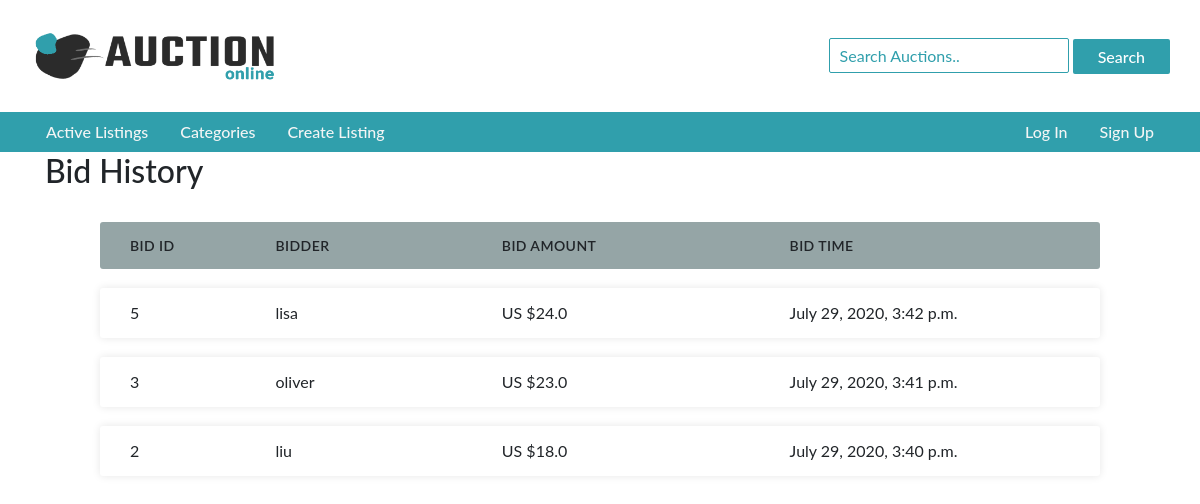
Page /listing/22/bids on the committed database.
### auctions/models.py (models this page shows, shortened)
class UserBid(models.Model):
    bidder = models.ForeignKey(User, on_delete=models.CASCADE, related_name="user_bid")
    listing = models.ManyToManyField(Listing, related_name="bids")
    bid = models.FloatField()
    time = models.DateTimeField(datetime.now)

class User(AbstractUser):
    watchlist = models.ManyToManyField(Listing, blank=True, related_name="watchers")
    listing = models.ManyToManyField(Listing, blank=True, related_name="creater")
    bought_items = models.ManyToManyField(Listing, blank=True, related_name="buyer")
    def __str__(self):
        return f"{self.username}"

### auctions/views.py (the view)
# urls.py: path("listing/<int:id>/bids", views.bids, name="bids"),
def bids(request, id):
    list_item = Listing.objects.get(id=id)
    bids = UserBid.objects.filter(listing=list_item).all().order_by('-id')
    creater = list_item.creater.get()
    if request.user == creater:
        creater_view = True
    else:
        creater_view = False
    return render(request, "auctions/bids.html", {
        "bids":bids,
        "list":list_item,
        "creater_view":creater_view
    })

### auctions/templates/auctions/bids.html (shortened to what this page needs)
{% extends 'auctions/layout.html' %}
{% block body %}
    <div class="container">
        <div class="heading">
            <h2>
                <form action="{% url 'auction_command' %}" method="POST">
                    Bid History&nbsp;
                </form>
            </h2>
        </div>
        <div class="listing-lower">
            {% if bids %}
                <div class="bids-div">
                    <ul class="responsive-table">
                        <li class="table-header">
                            <div class="col col-1">Bid Id</div>
                            <div class="col col-2">Bidder</div>
                            <div class="col col-3">Bid Amount</div>
                            <div class="col col-4">Bid Time</div>
                        </li>
                        {% for bid in bids %}
                            <li class="table-row">
                                <div class="col col-1" data-label="Bid Id">{{bid.id}}</div>
                                <div class="col col-2" data-label="Bidder">{{bid.bidder}}</div>
                                <div class="col col-3" data-label="Bid Amount">US ${{bid.bid}}</div>
                                <div class="col col-4" data-label="Bid Time">{{bid.time}}</div>
                            </li>
                        {% endfor %}
                    </ul>
                </div>
            {% else %}
                <center>No bids yet.</center>
            {% endif %}
        </div>
    </div>
{% endblock %}

### auctions/static/auctions/styles.css (style rules this page uses)
body { padding: 0px; word-break: break-all; font-family: 'lato', sans-serif; }
.listing-lower { margin-top: 2em; margin-bottom: 2em; }
.bids-div { max-width: 1000px; margin-left: auto; margin-right: auto; }
.responsive-table { padding-left: 0px; }
.responsive-table li { border-radius: 3px; padding: 13px 15px; display: flex; justify-content: space-between; margin-bottom: 19px; }
.table-header { background-color: #95A5A6; font-size: 14px; font-weight: 600; text-transform: uppercase; letter-spacing: 0.03em; }
.table-row { background-color: #ffffff; box-shadow: 0px 0px 9px 0px rgba(0,0,0,0.1); }
.col-1 { flex-basis: 10%; }
.col-2 { flex-basis: 30%; }
.col-3 { flex-basis: 23%; }
.col-4 { flex-basis: 32%; }

### rows in the picture
UserBid: id "5", bidder "lisa", bid "24.0", time "July 29, 2020, 3:42 p.m."
UserBid: id "3", bidder "oliver", bid "23.0", time "July 29, 2020, 3:41 p.m."
UserBid: id "2", bidder "liu", bid "18.0", time "July 29, 2020, 3:40 p.m."
